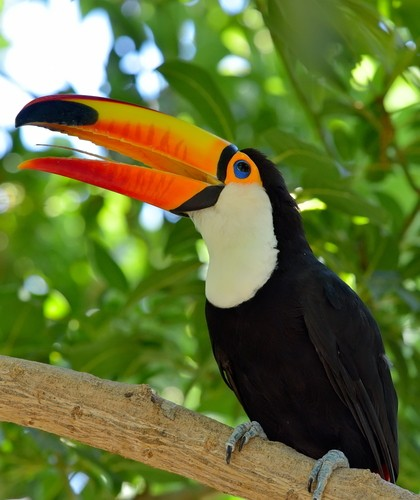
#> input picture imagens/tucano.jpg, 420 x 500 px
$ python edge_enhance.py
#> lines starting #> are read from the running program, lines starting #| are printed output that depends on the picture
from PIL import Image, ImageFilter

img1 = Image.open('imagens/tucano.jpg')
#> img1 is the input picture: PIL image 420x500 RGB; mean R, G, B 102.2, 114.7, 55.9

img2 = img1.filter(ImageFilter.EDGE_ENHANCE)
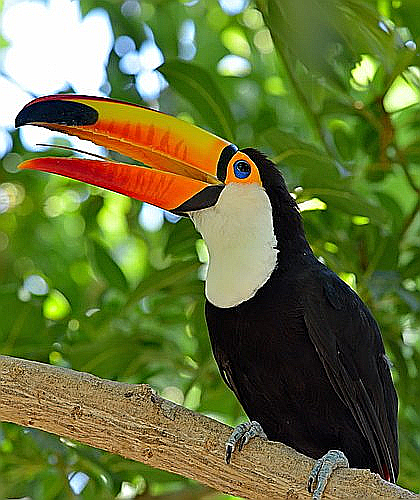
#> img2: PIL image 420x500 RGB; mean R, G, B 102.8, 115.4, 57.5

#  Realça a imagem

img2.save('imagens/tucanoedge_enhance.jpg')
